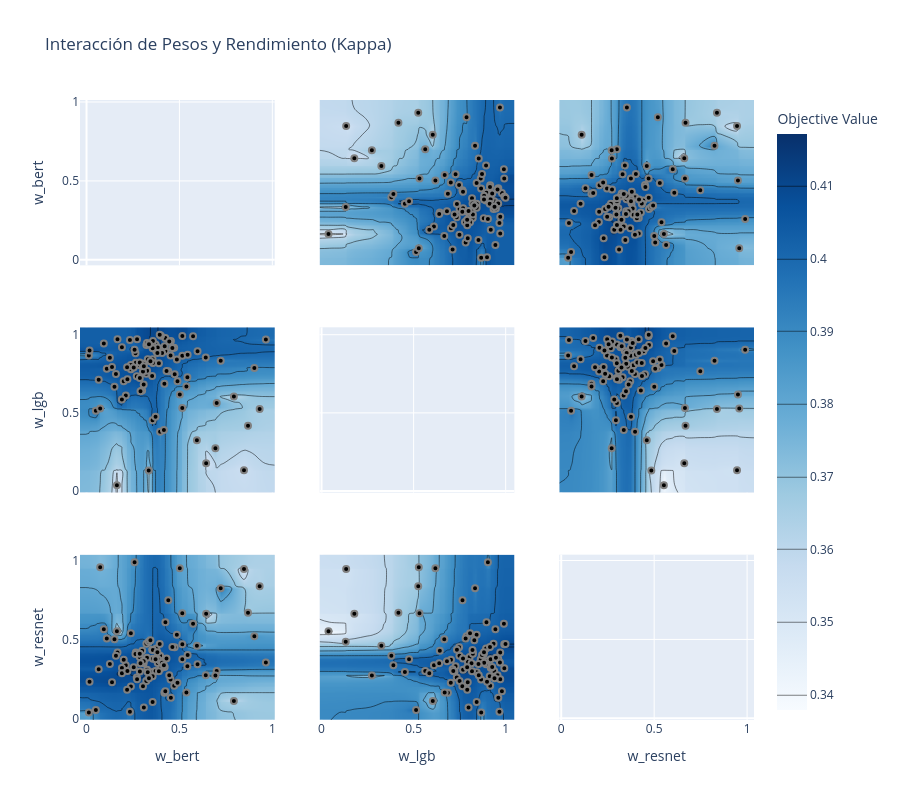

The notebook cell saved with this chart:
### Code cell
fig_contour = plot_contour(study_blend, params=['w_lgb', 'w_bert', 'w_resnet'])

fig_contour.update_layout(
    title="Interacción de Pesos y Rendimiento (Kappa)",
    width=900,
    height=800
)

fig_contour.show()
